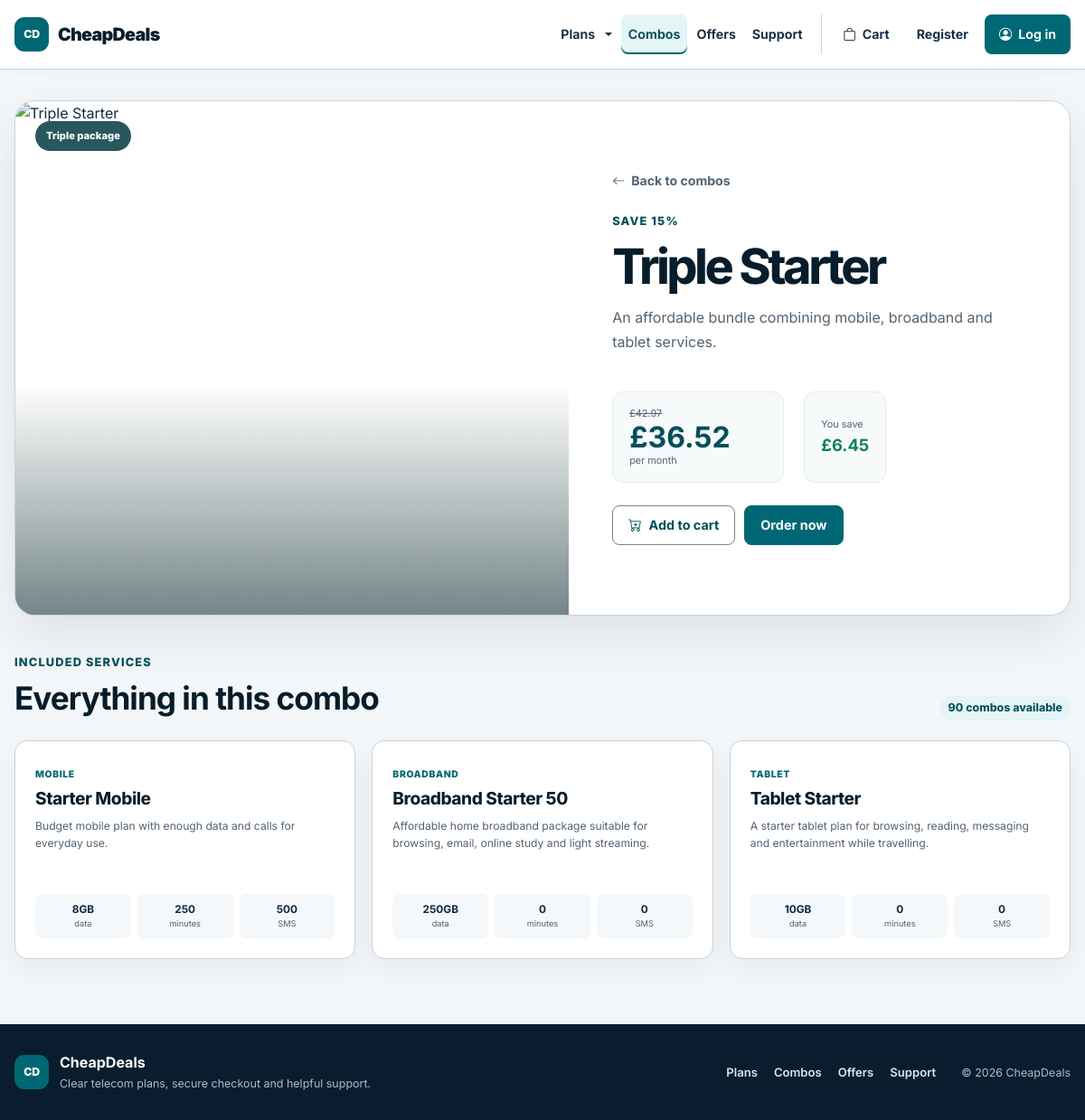
The page /COMP1807/cheapdeals/public/combo?id=5 on the database its author committed.
### tables this page shows
CREATE TABLE `deals` (
  `id` int(11) NOT NULL,
  `deal_name` varchar(120) NOT NULL,
  `deal_type` enum('DoublePackage','TriplePackage') NOT NULL,
  `normal_price` decimal(10,2) NOT NULL,
  `price` decimal(10,2) NOT NULL,
  `description` text DEFAULT NULL,
  `stock` int(11) DEFAULT 100,
  `image` varchar(255) DEFAULT NULL,
  `is_active` tinyint(1) NOT NULL DEFAULT 1,
  `created_at` timestamp NOT NULL DEFAULT current_timestamp()
);

CREATE TABLE `packages` (
  `id` int(11) NOT NULL,
  `package_name` varchar(100) DEFAULT NULL,
  `category` enum('Mobile','Broadband','Tablet') DEFAULT NULL,
  `price` decimal(10,2) DEFAULT NULL,
  `minutes` int(11) DEFAULT NULL,
  `sms` int(11) DEFAULT NULL,
  `data_gb` int(11) DEFAULT NULL,
  `description` text DEFAULT NULL,
  `stock` int(11) DEFAULT 100,
  `image` varchar(255) DEFAULT NULL,
  `is_active` tinyint(1) NOT NULL DEFAULT 1
);

### app/core/Controller.php (called while the page is built, shortened)
<?php
class Controller
{
    public function __construct()
    {
        $this->db = new Database();
    }
    protected function view(string $view, array $data = []): void
    {
        extract($data);
        require APP_ROOT . '/views/layout/header.php';
        require APP_ROOT . '/views/layout/navbar.php';
        require APP_ROOT . '/views/' . $view . '.php';
        require APP_ROOT . '/views/layout/footer.php';
    }
    protected function input(string $key, string $default = ''): string
    {
        return trim((string) ($_POST[$key] ?? $_GET[$key] ?? $default));
    }
}

### app/core/Database.php (called while the page is built, shortened)
<?php
class Database
{
    private PDO $pdo;
    public function __construct()
    {
        $dsn = 'mysql:host=' . DB_HOST . ';dbname=' . DB_NAME . ';charset=utf8mb4';
        $this->pdo = new PDO($dsn, DB_USER, DB_PASS, [
            PDO::ATTR_ERRMODE => PDO::ERRMODE_EXCEPTION,
            PDO::ATTR_DEFAULT_FETCH_MODE => PDO::FETCH_ASSOC,
        ]);
        $this->ensureSchema();
    }
    public function fetchAll(string $sql, array $params = []): array
    {
        $stmt = $this->pdo->prepare($sql);
        $stmt->execute($params);
        return $stmt->fetchAll();
    }
    public function fetch(string $sql, array $params = []): ?array
    {
        $stmt = $this->pdo->prepare($sql);
        $stmt->execute($params);
        $row = $stmt->fetch();
        return $row ?: null;
    }
    public function execute(string $sql, array $params = []): bool
    {
        $stmt = $this->pdo->prepare($sql);
        return $stmt->execute($params);
    }
    private function ensureSchema(): void
    {
        $paymentColumns = array_column(
            $this->fetchAll('SHOW COLUMNS FROM payments'),
            'Field'
        );
    }
}

### app/core/Router.php (called while the page is built, shortened)
<?php
class Router
{
    private array $routes = [];
    public function get(string $path, array $handler): void
    {
        $this->routes['GET'][$this->normalize($path)] = $handler;
    }
    public function post(string $path, array $handler): void
    {
        $this->routes['POST'][$this->normalize($path)] = $handler;
    }
    public function dispatch(): void
    {
        $path = $this->normalize((string) parse_url($_SERVER['REQUEST_URI'], PHP_URL_PATH));
        $base = $this->normalize(BASE_PATH);
        if ($base !== '/' && str_starts_with($path, $base)) {
            $path = $this->normalize(substr($path, strlen($base)));
        }
        $method = $_SERVER['REQUEST_METHOD'] ?? 'GET';
        $handler = $this->routes[$method][$path] ?? null;
        [$controller, $action] = $handler;
        (new $controller())->$action();
    }
    private function normalize(string $path): string
    {
        $path = '/' . trim($path, '/');
        return $path === '//' ? '/' : $path;
    }
}

### public/index.php (called while the page is built, shortened)
<?php
require_once __DIR__ . '/../app/config/config.php';
require_once APP_ROOT . '/core/Database.php';
require_once APP_ROOT . '/core/Controller.php';
require_once APP_ROOT . '/core/Router.php';
$router = new Router();
$router->get('/', [PackageController::class, 'index']);
$router->get('/packages', [PackageController::class, 'index']);
$router->get('/package', [PackageController::class, 'detail']);
$router->get('/combos', [DealController::class, 'index']);
$router->get('/combo', [DealController::class, 'detail']);
$router->get('/offers', [OfferController::class, 'index']);
$router->get('/enquiry', [EnquiryController::class, 'create']);
$router->post('/enquiry', [EnquiryController::class, 'store']);
$router->get('/messages', [CustomerController::class, 'messages']);
$router->get('/checkout', [OrderController::class, 'checkout']);
$router->post('/checkout', [OrderController::class, 'store']);
$router->get('/order/success', [OrderController::class, 'success']);
$router->post('/cart/add', [CartController::class, 'add']);
$router->post('/cart/add-deal', [CartController::class, 'addDeal']);
$router->post('/cart/update', [CartController::class, 'update']);
$router->post('/cart/remove', [CartController::class, 'remove']);
$router->get('/payment', [PaymentController::class, 'payment']);
$router->post('/payment', [PaymentController::class, 'store']);
$router->get('/login', [AuthController::class, 'login']);
$router->post('/login', [AuthController::class, 'authenticate']);
$router->get(
    '/forgot-password',
    [AuthController::class, 'forgotPassword']
);
$router->post(
    '/forgot-password/verify',
    [AuthController::class, 'verifyResetAccount']
);
$router->post(
    '/forgot-password/reset',
    [AuthController::class, 'resetPassword']
);
$router->get('/register', [AuthController::class, 'register']);
$router->post('/register', [AuthController::class, 'store']);
$router->get(
    '/register/success',
    [AuthController::class, 'registrationSuccess']
);
$router->get('/logout', [AuthController::class, 'logout']);
$router->post('/logout', [AuthController::class, 'logout']);
$router->get('/account', [CustomerController::class, 'account']);
$router->get('/bill', [CustomerController::class, 'bill']);
$router->get('/subscription', [CustomerController::class, 'subscription']);
$router->post('/subscription/update', [CustomerController::class, 'updateSubscription']);
$router->get('/profile', [CustomerController::class, 'profile']);
$router->post('/profile', [CustomerController::class, 'update']);
$router->post(
    '/profile/payment',
    [CustomerController::class, 'updatePayment']
);
$router->post(
    '/profile/password',
    [CustomerController::class, 'changePassword']
);
$router->get('/crm', [CRMController::class, 'dashboard']);
$router->get('/crm/packages', [CRMController::class, 'packages']);
$router->get('/crm/orders', [CRMController::class, 'orders']);
$router->get('/crm/subscription-changes', [CRMController::class, 'subscriptionChanges']);
$router->get('/crm/customers', [CRMController::class, 'customers']);
$router->post('/crm/customers/create', [CRMController::class, 'createCustomer']);
$router->get('/crm/customer', [CRMController::class, 'customerDetail']);
$router->get('/crm/records', [CRMController::class, 'records']);
$router->get('/crm/record', [CRMController::class, 'recordDetail']);
$router->get('/crm/telephone-order', [CRMController::class, 'telephoneOrder']);
$router->post('/crm/telephone-order/verify', [CRMController::class, 'verifyTelephoneCustomer']);
$router->post('/crm/telephone-order/create-customer', [CRMController::class, 'createTelephoneCustomer']);
$router->post('/crm/telephone-order/place', [CRMController::class, 'placeTelephoneOrder']);
$router->post('/crm/telephone-order/cancel', [CRMController::class, 'cancelTelephoneOrder']);
$router->get('/crm/enquiries', [CRMController::class, 'enquiries']);
$router->get('/crm/enquiries/customer', [CRMController::class, 'customerEnquiries']);
$router->post('/crm/enquiries/reply', [CRMController::class, 'replyEnquiry']);
$router->get('/crm/package/add', [CRMController::class, 'addPackage']);
$router->get('/crm/package/edit', [CRMController::class, 'editPackage']);
$router->post('/crm/package/save', [CRMController::class, 'savePackage']);
$router->post('/crm/package/delete', [CRMController::class, 'deletePackage']);
$router->post('/crm/package/reactivate', [CRMController::class, 'reactivatePackage']);
$router->get('/crm/offers', [AdminOfferController::class, 'index']);
$router->get('/crm/offer/add', [AdminOfferController::class, 'add']);
$router->get('/crm/offer/edit', [AdminOfferController::class, 'edit']);
$router->post('/crm/offer/save', [AdminOfferController::class, 'save']);
$router->post('/crm/offer/archive', [AdminOfferController::class, 'archive']);
$router->post('/crm/offer/reactivate', [AdminOfferController::class, 'reactivate']);
$router->post(
    '/profile/payment/add',
    [CustomerController::class, 'addPaymentMethod']
);
$router->post(
    '/profile/payment/verify',
    [CustomerController::class, 'verifyPaymentMethod']
);
$router->post(
    '/profile/payment/delete',
    [CustomerController::class, 'deletePaymentMethod']
);
$router->post(
    '/profile/payment/default',
    [CustomerController::class, 'setDefaultPaymentMethod']
);
$router->dispatch();

### app/models/Deal.php (called while the page is built, shortened)
<?php
class Deal
{
    public function find(int $id, bool $includeInactive = false): ?array
    {
        $deal = $this->db->fetch(
            'SELECT * FROM deals WHERE id = ?' . ($includeInactive ? '' : ' AND is_active = 1'),
            [$id]
        );
        return $deal ? $this->withDetails($deal) : null;
    }
    public function packages(int $dealId): array
    {
        return $this->db->fetchAll(
            'SELECT packages.*
             FROM deal_packages
             INNER JOIN packages ON packages.id = deal_packages.package_id
             WHERE deal_packages.deal_id = ?
             ORDER BY FIELD(packages.category, "Mobile", "Broadband", "Tablet"), packages.id',
            [$dealId]
        );
    }
    private function withDetails(array $deal): array
    {
        $discountPercent = 15;
        $deal['discount_percent'] = $discountPercent;
        $deal['price'] = round(
            (float) $deal['normal_price'] * (1 - $discountPercent / 100),
            2
        );
        $deal['packages'] = $this->packages((int) $deal['id']);
        return $deal;
    }
}

### app/controllers/DealController.php (called while the page is built, shortened)
<?php
class DealController extends Controller
{
    public function detail(): void
    {
        $deal = (new Deal($this->db))->find((int) $this->input('id'));
        $this->view('deal/detail', [
            'title' => $deal['deal_name'] ?? 'Combo not found',
            'deal' => $deal,
        ]);
    }
}

### app/config/config.php (called while the page is built, shortened)
<?php
function url(string $path = ''): string
{
    $path = '/' . ltrim($path, '/');
    return (BASE_PATH ?: '') . ($path === '/' ? '/' : $path);
}
function e(?string $value): string
{
    return htmlspecialchars((string) $value, ENT_QUOTES, 'UTF-8');
}

### app/views/deal/detail.php (the view, shortened to what this page needs)
<?php if (!$deal): ?>
    <section class="section narrow">
        <h1>Combo not found</h1>
        <p>This combo does not exist or is no longer available.</p>
        <a class="btn primary" href="<?= url('/combos') ?>">Back to combos</a>
    </section>
<?php else: ?>
    <?php
    $isTriple = $deal['deal_type'] === 'TriplePackage';
    $saving = (float) $deal['normal_price'] - (float) $deal['price'];
    $coverUrl = '';
    foreach ([$deal['image'] ?? '', $deal['packages'][0]['image'] ?? ''] as $coverImage) {
        $coverImage = trim((string) $coverImage);
        if (str_starts_with($coverImage, 'http://') || str_starts_with($coverImage, 'https://')) {
            $coverUrl = $coverImage;
            break;
        }
    }
    $coverUrl = $coverUrl ?: url('/images/double-starter.png');
    ?>
    <section class="combo-detail-hero">
        <div class="combo-detail-media">
            <img src="<?= e($coverUrl) ?>" alt="<?= e($deal['deal_name']) ?>">
            <span><?= $isTriple ? 'Triple package' : 'Double package' ?></span>
        </div>
        <div class="combo-detail-copy">
            <a class="checkout-back" href="<?= url('/combos') ?>">
                <i class="bi bi-arrow-left"></i> Back to combos
            </a>
            <p class="eyebrow">Save <?= (int) $deal['discount_percent'] ?>%</p>
            <h1><?= e($deal['deal_name']) ?></h1>
            <p><?= e($deal['description']) ?></p>
            <div class="combo-detail-price">
                <div>
                    <del>&pound;<?= number_format((float) $deal['normal_price'], 2) ?></del>
                    <strong>&pound;<?= number_format((float) $deal['price'], 2) ?></strong>
                    <span>per month</span>
                </div>
                <div>
                    <small>You save</small>
                    <strong>&pound;<?= number_format($saving, 2) ?></strong>
                </div>
            </div>
            <div class="combo-detail-actions">
                <form method="post" action="<?= url('/cart/add-deal') ?>" data-cart-add>
                    <button class="btn" type="submit">
                        <i class="bi bi-cart-plus"></i> Add to cart
                    </button>
                </form>
                <a class="btn primary" href="<?= url('/payment?deal_id=' . (int) $deal['id']) ?>">Order now</a>
            </div>
        </div>
    </section>
    <section class="section combo-detail-plans">
        <div class="section-heading">
            <div>
                <p class="eyebrow">Included services</p>
                <h2>Everything in this combo</h2>
            </div>
            <span class="stock-pill"><?= (int) $deal['stock'] ?> combos available</span>
        </div>
        <div class="combo-detail-grid">
            <?php foreach ($deal['packages'] as $package): ?>
                <article>
                    <span><?= e($package['category']) ?></span>
                    <h3><?= e($package['package_name']) ?></h3>
                    <p><?= e($package['description']) ?></p>
                    <ul>
                        <li><strong><?= (int) $package['data_gb'] ?>GB</strong> data</li>
                        <li><strong><?= (int) $package['minutes'] ?></strong> minutes</li>
                        <li><strong><?= (int) $package['sms'] ?></strong> SMS</li>
                    </ul>
                </article>
            <?php endforeach; ?>
        </div>
    </section>
<?php endif; ?>

### rows shown on the page
deals: deal_name "Triple Starter", description "An affordable bundle combining mobile, broadband and tablet services.", normal_price "42.97", price "36.52", saving "6.45", stock "90"
packages: category "MOBILE", package_name "Starter Mobile", description "Budget mobile plan with enough data and calls for everyday use.", data_gb "8", minutes "250", sms "500"
packages: category "BROADBAND", package_name "Broadband Starter 50", description "Affordable home broadband package suitable for browsing, email, online study and light streaming.", data_gb "250", minutes "0", sms "0"
packages: category "TABLET", package_name "Tablet Starter", description "A starter tablet plan for browsing, reading, messaging and entertainment while travelling.", data_gb "10", minutes "0", sms "0"

### other values the page prints
$deal['discount_percent'] "15"
